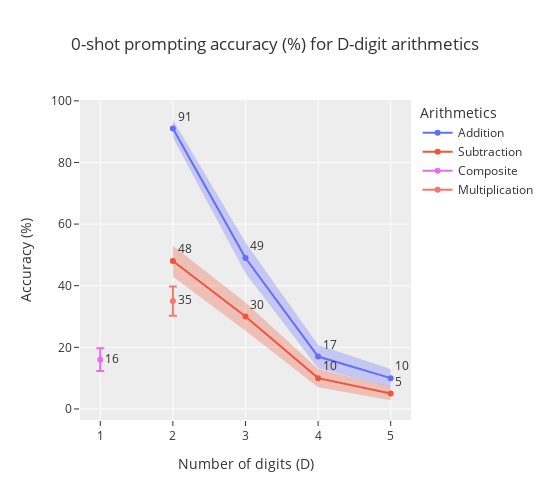

Write notebook code for a chart like this one.
### Code cell
fig = line(
    data_frame=zero_shot_accuracies_plotly,
    x='n_digits',
    y='n_correct',
    text='n_correct',
    color='Mode',
    error_y='scaled_std',
    error_y_mode='band',
    title='Accuracy (%) v.s. number of digits (D)',
    markers='.',
)
fig.update_traces(textposition='top right')

fig.add_trace(
    go.Scatter(
        x=[1],
        y=[zero_shot_accuracies.loc['1DC', 'n_correct']],
        text=[zero_shot_accuracies.loc['1DC', 'n_correct']],
        textposition='middle right',
        mode="lines+markers+text",
        error_y=dict(
            type='data', # value of error bar given in data coordinates
            array=[zero_shot_accuracies.loc['1DC', 'scaled_std']],
            visible=True),
        name='Composite',
    ))
fig.add_trace(
    go.Scatter(
        x=[2],
        y=[zero_shot_accuracies.loc['2Dx', 'n_correct']],
        text=[zero_shot_accuracies.loc['2Dx', 'n_correct']],
        textposition='middle right',
        mode="lines+markers+text",
        error_y=dict(
            type='data', # value of error bar given in data coordinates
            array=[zero_shot_accuracies.loc['2Dx', 'scaled_std']],
            visible=True),
        name='Multiplication',
        fillcolor='green',
    ))


fig.update_layout(
    template='ggplot2',
    yaxis_title='Accuracy (%)',
    xaxis_title='Number of digits (D)',
    title='0-shot prompting accuracy (%) for D-digit arithmetics',
    legend_title='Arithmetics',
    hovermode="x",
    width=550,
    height=500,
)

fig.show()

### Figure 1 — Plotly figure (JSON) as saved in the notebook; plotly's stock layout.template omitted (floating-point values rounded to 4 significant figures)
{"data": [{"fill": "toself", "fillcolor": "rgba(99,110,250,.3)", "hoverinfo": "skip", "legendgroup": "Addition", "line": {"color": "rgba(255,255,255,0)"}, "showlegend": false, "textposition": "top right", "type": "scatter", "x": [2, 3, 4, 5, 5, 4, 3, 2], "xaxis": "x", "y": [93.86, 54.0, 20.76, 13, 7, 13.24, 44.0, 88.14], "yaxis": "y"}, {"hovertemplate": "Mode=Addition<br>n_digits=%{x}<br>n_correct=%{text}<extra></extra>", "legendgroup": "Addition", "line": {"color": "#636efa", "dash": "solid"}, "marker": {"symbol": "circle"}, "mode": "markers+text+lines", "name": "Addition", "orientation": "v", "showlegend": true, "text": [91, 49, 17, 10], "textposition": "top right", "type": "scatter", "x": [2, 3, 4, 5], "xaxis": "x", "y": [91, 49, 17, 10], "yaxis": "y"}, {"fill": "toself", "fillcolor": "rgba(239,85,59,.3)", "hoverinfo": "skip", "legendgroup": "Subtraction", "line": {"color": "rgba(255,255,255,0)"}, "showlegend": false, "textposition": "top right", "type": "scatter", "x": [2, 3, 4, 5, 5, 4, 3, 2], "xaxis": "x", "y": [53.0, 34.58, 13, 7.179, 2.821, 7, 25.42, 43.0], "yaxis": "y"}, {"hovertemplate": "Mode=Subtraction<br>n_digits=%{x}<br>n_correct=%{text}<extra></extra>", "legendgroup": "Subtraction", "line": {"color": "#EF553B", "dash": "solid"}, "marker": {"symbol": "circle"}, "mode": "markers+text+lines", "name": "Subtraction", "orientation": "v", "showlegend": true, "text": [48, 30, 10, 5], "textposition": "top right", "type": "scatter", "x": [2, 3, 4, 5], "xaxis": "x", "y": [48, 30, 10, 5], "yaxis": "y"}, {"error_y": {"array": [3.666], "type": "data", "visible": true}, "mode": "lines+markers+text", "name": "Composite", "text": ["16"], "textposition": "middle right", "type": "scatter", "x": [1], "y": [16]}, {"error_y": {"array": [4.77], "type": "data", "visible": true}, "fillcolor": "green", "mode": "lines+markers+text", "name": "Multiplication", "text": ["35"], "textposition": "middle right", "type": "scatter", "x": [2], "y": [35]}], "layout": {"height": 500, "hovermode": "x", "legend": {"title": {"text": "Arithmetics"}, "tracegroupgap": 0}, "title": {"text": "0-shot prompting accuracy (%) for D-digit arithmetics"}, "width": 550, "xaxis": {"anchor": "y", "domain": [0, 1], "title": {"text": "Number of digits (D)"}}, "yaxis": {"anchor": "x", "domain": [0, 1], "title": {"text": "Accuracy (%)"}}}}
